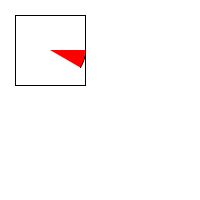
Frame 1 (no input)
Frame 60 (the mouse pressed at the canvas centre just before this capture): identical to frame 1, image omitted
Frame 120 (the mouse held since frame 60 and released just before this capture): identical to frame 1, image omitted

The Processing sketch that drew this single still picture (run headless with seeded random() and noise(); from frame 60 on, the mouse is pressed at the canvas centre):

// Processing sketch: ARC
// ── ARC.pde



void setup(){
  size(200,200);
  frameRate(20);
}

void draw(){
  background(255, 255, 255);
  fill(255,0,0);
  arc(50,50,70,70,0, PI/6);
  
  noFill();
  rectMode(CENTER);
  rect(50,50,70,70);
}
